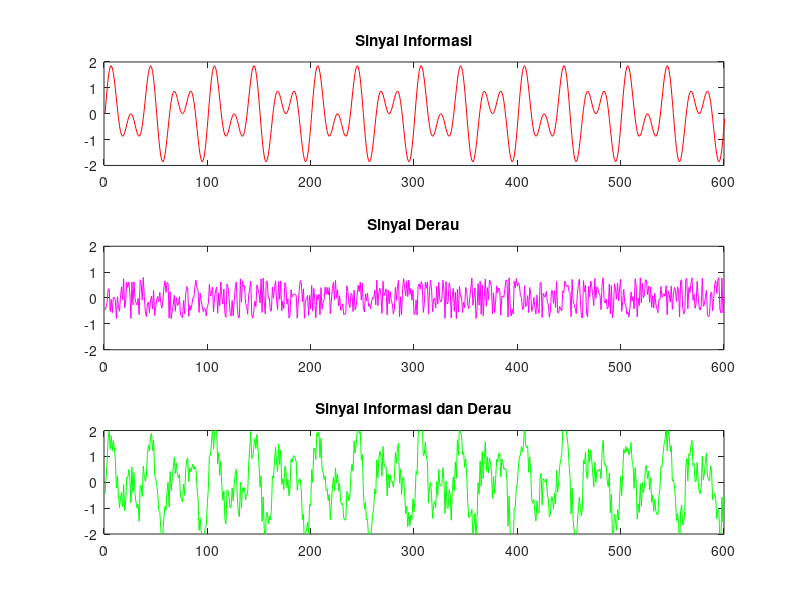

Write the MATLAB code that produced this figure.
clc;                               %membersihkan layar

%sinyal informasi
n = 0:0.001:0.6;                   %inisialisasi variabel n
x = sin(2*pi*30*n)+sin(2*pi*50*n); %persamaan sinyal informasi (x)

%sinyal derau
for i=1:600                        %batas indeks
  d(i) = randn();                  %persamaan sinyal derau
  while (d(i)<-0.8 || d(i)>0.8)    %fungsi while
    d(i) = randn();
  endwhile                         %mengakhiri fungsi while
     y(i) = d(i)+x(i);             %persamaan sinyak derau + informasi
endfor                             %mengakhiri fungsi for

subplot(3,1,1);
plot(x, 'r');                      %plot sinyal informasi (x)
axis ([0 600 -2 2]);               %merupakan batas sumbu
title("Sinyal Informasi");         %menampilkan judul

subplot(3,1,2);
plot(d, 'm');
axis ([0 600 -2 2]);                %merupakan batas sumbu
title("Sinyal Derau");              %menampilkan judul

subplot(3,1,3);
plot(y, 'g');
axis ([0 600 -2 2]);                %merupakan batas sumbu
title("Sinyal Informasi dan Derau");%menampilkan judul
